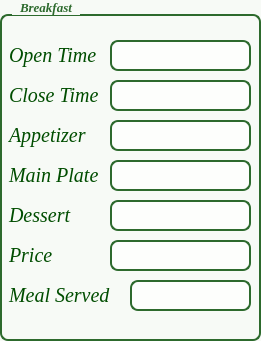
      <widget class="QGroupBox" name="Breakfast_3">
       <property name="geometry">
        <rect>
         <x>0</x>
         <y>90</y>
         <width>261</width>
         <height>341</height>
        </rect>
       </property>
       <property name="font">
        <font>
         <family>Times New Roman</family>
         <pointsize>-1</pointsize>
         <italic>true</italic>
         <bold>true</bold>
         <underline>false</underline>
        </font>
       </property>
       <property name="styleSheet">
        <string notr="true">QGroupBox {
    /* Bold dark green border with rounded corners */
    border: 2px solid #2d6a2d;
    border-radius: 8px;
    
    /* Pushes the interior content down so it doesn't overlap the title */
    margin-top: 14px;
    padding-top: 15px;
    padding-left: 10px;
    padding-right: 10px;
    
    /* Header text formatting */
    font-weight: bold;
    font-size: 13px;
    color: #2d6a2d;
    
    /* Clean, soft off-white/cream background to pop against the dark workspace */
    background-color: #f7faf6;
}

/* Position and style the text title anchor on the top line */
QGroupBox::title {
    subcontrol-origin: margin;
    subcontrol-position: top left;
    left: 12px;
    padding-left: 6px;
    padding-right: 6px;
    
    /* Matches the parent container's solid background color to cut through the border line cleanly */
    background-color: #f7faf6; 
}</string>
       </property>
       <property name="title">
        <string>Breakfast</string>
       </property>
       <widget class="QLabel" name="Titel_32">
        <property name="geometry">
         <rect>
          <x>0</x>
          <y>20</y>
          <width>111</width>
          <height>71</height>
         </rect>
        </property>
        <property name="font">
         <font>
          <family>Times New Roman</family>
          <pointsize>-1</pointsize>
          <italic>true</italic>
          <fontweight>ExtraBold</fontweight>
         </font>
        </property>
        <property name="styleSheet">
         <string notr="true">background-color: transparent; color: #004d00; padding: 5px; border-image: none; border: none; font-size: 20px;
</string>
        </property>
        <property name="text">
         <string>Open Time</string>
        </property>
       </widget>
       <widget class="QLabel" name="Titel_33">
        <property name="geometry">
         <rect>
          <x>0</x>
          <y>60</y>
          <width>111</width>
          <height>71</height>
         </rect>
        </property>
        <property name="font">
         <font>
          <family>Times New Roman</family>
          <pointsize>-1</pointsize>
          <italic>true</italic>
          <fontweight>ExtraBold</fontweight>
         </font>
        </property>
        <property name="styleSheet">
         <string notr="true">background-color: transparent; color: #004d00; padding: 5px; border-image: none; border: none; font-size: 20px;
</string>
        </property>
        <property name="text">
         <string>Close Time</string>
        </property>
       </widget>
       <widget class="QLabel" name="Titel_34">
        <property name="geometry">
         <rect>
          <x>0</x>
          <y>100</y>
          <width>111</width>
          <height>71</height>
         </rect>
        </property>
        <property name="font">
         <font>
          <family>Times New Roman</family>
          <pointsize>-1</pointsize>
          <italic>true</italic>
          <fontweight>ExtraBold</fontweight>
         </font>
        </property>
        <property name="styleSheet">
         <string notr="true">background-color: transparent; color: #004d00; padding: 5px; border-image: none; border: none; font-size: 20px;
</string>
        </property>
        <property name="text">
         <string>Appetizer</string>
        </property>
       </widget>
       <widget class="QLabel" name="Titel_35">
        <property name="geometry">
         <rect>
          <x>0</x>
          <y>140</y>
          <width>111</width>
          <height>71</height>
         </rect>
        </property>
        <property name="font">
         <font>
          <family>Times New Roman</family>
          <pointsize>-1</pointsize>
          <italic>true</italic>
          <fontweight>ExtraBold</fontweight>
         </font>
        </property>
        <property name="styleSheet">
         <string notr="true">background-color: transparent; color: #004d00; padding: 5px; border-image: none; border: none; font-size: 20px;
</string>
        </property>
        <property name="text">
         <string>Main Plate</string>
        </property>
       </widget>
       <widget class="QLabel" name="Titel_36">
        <property name="geometry">
         <rect>
          <x>0</x>
          <y>180</y>
          <width>111</width>
          <height>71</height>
         </rect>
        </property>
        <property name="font">
         <font>
          <family>Times New Roman</family>
          <pointsize>-1</pointsize>
          <italic>true</italic>
          <fontweight>ExtraBold</fontweight>
         </font>
        </property>
        <property name="styleSheet">
         <string notr="true">background-color: transparent; color: #004d00; padding: 5px; border-image: none; border: none; font-size: 20px;
</string>
        </property>
        <property name="text">
         <string>Dessert</string>
        </property>
       </widget>
       <widget class="QLabel" name="Titel_37">
        <property name="geometry">
         <rect>
          <x>0</x>
          <y>220</y>
          <width>111</width>
          <height>71</height>
         </rect>
        </property>
        <property name="font">
         <font>
          <family>Times New Roman</family>
          <pointsize>-1</pointsize>
          <italic>true</italic>
          <fontweight>ExtraBold</fontweight>
         </font>
        </property>
        <property name="styleSheet">
         <string notr="true">background-color: transparent; color: #004d00; padding: 5px; border-image: none; border: none; font-size: 20px;
</string>
        </property>
        <property name="text">
         <string>Price</string>
        </property>
       </widget>
       <widget class="QLabel" name="Titel_38">
        <property name="geometry">
         <rect>
          <x>0</x>
          <y>260</y>
          <width>121</width>
          <height>71</height>
         </rect>
        </property>
        <property name="font">
         <font>
          <family>Times New Roman</family>
          <pointsize>-1</pointsize>
          <italic>true</italic>
          <fontweight>ExtraBold</fontweight>
         </font>
        </property>
        <property name="styleSheet">
         <string notr="true">background-color: transparent; color: #004d00; padding: 5px; border-image: none; border: none; font-size: 20px;
</string>
        </property>
        <property name="text">
         <string>Meal Served</string>
        </property>
       </widget>
       <widget class="QLineEdit" name="editBreakfastOpenTime">
        <property name="geometry">
         <rect>
          <x>110</x>
          <y>40</y>
          <width>141</width>
          <height>31</height>
         </rect>
        </property>
        <property name="styleSheet">
         <string notr="true">QLineEdit {
    border: 2px solid #2d6a2d;
    border-radius: 8px;
    padding: 5px;
    font-size: 13px;
    background-color: rgba(255,255,255,180);
	color: #2d6a2d;
}</string>
        </property>
        <property name="echoMode">
         <enum>QLineEdit::EchoMode::Normal</enum>
        </property>
        <property name="placeholderText">
         <string/>
        </property>
       </widget>
       <widget class="QLineEdit" name="editBreakfastCloseTime">
        <property name="geometry">
         <rect>
          <x>110</x>
          <y>80</y>
          <width>141</width>
          <height>31</height>
         </rect>
        </property>
        <property name="styleSheet">
         <string notr="true">QLineEdit {
    border: 2px solid #2d6a2d;
    border-radius: 8px;
    padding: 5px;
    font-size: 13px;
    background-color: rgba(255,255,255,180);
	color: #2d6a2d;
}</string>
        </property>
        <property name="echoMode">
         <enum>QLineEdit::EchoMode::Normal</enum>
        </property>
       </widget>
       <widget class="QLineEdit" name="editBreakfastAppetizer">
        <property name="geometry">
         <rect>
          <x>110</x>
          <y>120</y>
          <width>141</width>
          <height>31</height>
         </rect>
        </property>
        <property name="styleSheet">
         <string notr="true">QLineEdit {
    border: 2px solid #2d6a2d;
    border-radius: 8px;
    padding: 5px;
    font-size: 13px;
    background-color: rgba(255,255,255,180);
	color: #2d6a2d;
}</string>
        </property>
        <property name="echoMode">
         <enum>QLineEdit::EchoMode::Normal</enum>
        </property>
       </widget>
       <widget class="QLineEdit" name="editBreakfastMainPlate">
        <property name="geometry">
         <rect>
          <x>110</x>
          <y>160</y>
          <width>141</width>
          <height>31</height>
         </rect>
        </property>
        <property name="styleSheet">
         <string notr="true">QLineEdit {
    border: 2px solid #2d6a2d;
    border-radius: 8px;
    padding: 5px;
    font-size: 13px;
    background-color: rgba(255,255,255,180);
	color: #2d6a2d;
}</string>
        </property>
        <property name="echoMode">
         <enum>QLineEdit::EchoMode::Normal</enum>
        </property>
       </widget>
       <widget class="QLineEdit" name="editBreakfastDessert">
        <property name="geometry">
         <rect>
          <x>110</x>
          <y>200</y>
          <width>141</width>
          <height>31</height>
         </rect>
        </property>
        <property name="styleSheet">
         <string notr="true">QLineEdit {
    border: 2px solid #2d6a2d;
    border-radius: 8px;
    padding: 5px;
    font-size: 13px;
    background-color: rgba(255,255,255,180);
	color: #2d6a2d;
}</string>
        </property>
        <property name="echoMode">
         <enum>QLineEdit::EchoMode::Normal</enum>
        </property>
       </widget>
       <widget class="QLineEdit" name="editBreakfastPrice">
        <property name="geometry">
         <rect>
          <x>110</x>
          <y>240</y>
          <width>141</width>
          <height>31</height>
         </rect>
        </property>
        <property name="styleSheet">
         <string notr="true">QLineEdit {
    border: 2px solid #2d6a2d;
    border-radius: 8px;
    padding: 5px;
    font-size: 13px;
    background-color: rgba(255,255,255,180);
	color: #2d6a2d;
}</string>
        </property>
        <property name="echoMode">
         <enum>QLineEdit::EchoMode::Normal</enum>
        </property>
       </widget>
       <widget class="QLineEdit" name="editBreakfastMealServed">
        <property name="geometry">
         <rect>
          <x>130</x>
          <y>280</y>
          <width>121</width>
          <height>31</height>
         </rect>
        </property>
        <property name="styleSheet">
         <string notr="true">QLineEdit {
    border: 2px solid #2d6a2d;
    border-radius: 8px;
    padding: 5px;
    font-size: 13px;
    background-color: rgba(255,255,255,180);
	color: #2d6a2d;
}</string>
        </property>
        <property name="echoMode">
         <enum>QLineEdit::EchoMode::Normal</enum>
        </property>
       </widget>
      </widget>
